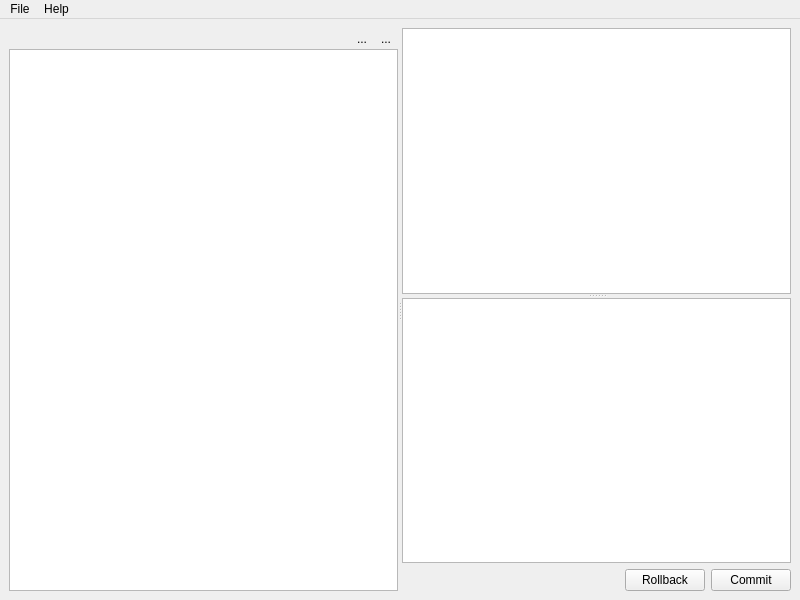
<?xml version="1.0" encoding="UTF-8"?>
<ui version="4.0">
 <class>main</class>
 <widget class="QMainWindow" name="main">
  <property name="geometry">
   <rect>
    <x>0</x>
    <y>0</y>
    <width>800</width>
    <height>600</height>
   </rect>
  </property>
  <property name="windowTitle">
   <string>SSH key manager</string>
  </property>
  <property name="windowIcon">
   <iconset>
    <normaloff>../../../icon.png</normaloff>../../../icon.png</iconset>
  </property>
  <widget class="QWidget" name="main_widget">
   <layout class="QVBoxLayout">
    <item>
     <widget class="QSplitter" name="main_splitter">
      <property name="sizePolicy">
       <sizepolicy hsizetype="Expanding" vsizetype="Expanding">
        <horstretch>0</horstretch>
        <verstretch>0</verstretch>
       </sizepolicy>
      </property>
      <property name="orientation">
       <enum>Qt::Horizontal</enum>
      </property>
      <widget class="QWidget" name="left_widget" native="true">
       <layout class="QVBoxLayout" name="verticalLayout">
        <property name="spacing">
         <number>0</number>
        </property>
        <property name="leftMargin">
         <number>0</number>
        </property>
        <property name="topMargin">
         <number>0</number>
        </property>
        <property name="rightMargin">
         <number>0</number>
        </property>
        <property name="bottomMargin">
         <number>0</number>
        </property>
        <item>
         <widget class="QWidget" name="widget_2" native="true">
          <layout class="QHBoxLayout" name="horizontalLayout_3">
           <property name="spacing">
            <number>0</number>
           </property>
           <property name="leftMargin">
            <number>0</number>
           </property>
           <property name="topMargin">
            <number>0</number>
           </property>
           <property name="rightMargin">
            <number>0</number>
           </property>
           <property name="bottomMargin">
            <number>0</number>
           </property>
           <item>
            <spacer name="key_button_spacer">
             <property name="orientation">
              <enum>Qt::Horizontal</enum>
             </property>
             <property name="sizeHint" stdset="0">
              <size>
               <width>40</width>
               <height>20</height>
              </size>
             </property>
            </spacer>
           </item>
           <item>
            <widget class="QToolButton" name="add_key_button">
             <property name="focusPolicy">
              <enum>Qt::NoFocus</enum>
             </property>
             <property name="text">
              <string>...</string>
             </property>
             <property name="icon">
              <iconset>
               <normaloff>media/icon/16x16/add.png</normaloff>media/icon/16x16/add.png</iconset>
             </property>
             <property name="autoRaise">
              <bool>true</bool>
             </property>
            </widget>
           </item>
           <item>
            <widget class="QToolButton" name="remove_key_button">
             <property name="focusPolicy">
              <enum>Qt::NoFocus</enum>
             </property>
             <property name="text">
              <string>...</string>
             </property>
             <property name="icon">
              <iconset>
               <normaloff>media/icon/16x16/remove.png</normaloff>media/icon/16x16/remove.png</iconset>
             </property>
             <property name="autoRaise">
              <bool>true</bool>
             </property>
            </widget>
           </item>
          </layout>
         </widget>
        </item>
        <item>
         <widget class="QListWidget" name="key_list"/>
        </item>
       </layout>
      </widget>
      <widget class="QWidget" name="right_widget" native="true">
       <layout class="QVBoxLayout" name="verticalLayout_2">
        <property name="leftMargin">
         <number>0</number>
        </property>
        <property name="topMargin">
         <number>0</number>
        </property>
        <property name="rightMargin">
         <number>0</number>
        </property>
        <property name="bottomMargin">
         <number>0</number>
        </property>
        <item>
         <widget class="QSplitter" name="splitter">
          <property name="orientation">
           <enum>Qt::Vertical</enum>
          </property>
          <widget class="QTextEdit" name="key_edit">
           <property name="sizePolicy">
            <sizepolicy hsizetype="Expanding" vsizetype="MinimumExpanding">
             <horstretch>0</horstretch>
             <verstretch>0</verstretch>
            </sizepolicy>
           </property>
           <property name="readOnly">
            <bool>true</bool>
           </property>
           <property name="acceptRichText">
            <bool>false</bool>
           </property>
          </widget>
          <widget class="QWidget" name="widget" native="true">
           <layout class="QHBoxLayout" name="horizontalLayout">
            <property name="leftMargin">
             <number>0</number>
            </property>
            <property name="topMargin">
             <number>0</number>
            </property>
            <property name="rightMargin">
             <number>0</number>
            </property>
            <property name="bottomMargin">
             <number>0</number>
            </property>
            <item>
             <widget class="QTreeWidget" name="server_tree">
              <property name="sizePolicy">
               <sizepolicy hsizetype="Expanding" vsizetype="Expanding">
                <horstretch>0</horstretch>
                <verstretch>1</verstretch>
               </sizepolicy>
              </property>
              <property name="headerHidden">
               <bool>true</bool>
              </property>
              <column>
               <property name="text">
                <string>Server</string>
               </property>
              </column>
             </widget>
            </item>
           </layout>
          </widget>
         </widget>
        </item>
        <item>
         <widget class="QWidget" name="button_widget" native="true">
          <layout class="QHBoxLayout" name="horizontalLayout_2">
           <property name="leftMargin">
            <number>0</number>
           </property>
           <property name="topMargin">
            <number>0</number>
           </property>
           <property name="rightMargin">
            <number>0</number>
           </property>
           <property name="bottomMargin">
            <number>0</number>
           </property>
           <item>
            <spacer name="button_spacer">
             <property name="orientation">
              <enum>Qt::Horizontal</enum>
             </property>
             <property name="sizeHint" stdset="0">
              <size>
               <width>40</width>
               <height>20</height>
              </size>
             </property>
            </spacer>
           </item>
           <item>
            <widget class="QPushButton" name="rollback_button">
             <property name="text">
              <string>Rollback</string>
             </property>
             <property name="icon">
              <iconset>
               <normaloff>media/icon/16x16/cancel.png</normaloff>media/icon/16x16/cancel.png</iconset>
             </property>
            </widget>
           </item>
           <item>
            <widget class="QPushButton" name="commit_button">
             <property name="text">
              <string>Commit</string>
             </property>
             <property name="icon">
              <iconset>
               <normaloff>media/icon/16x16/save.png</normaloff>media/icon/16x16/save.png</iconset>
             </property>
            </widget>
           </item>
          </layout>
         </widget>
        </item>
       </layout>
      </widget>
     </widget>
    </item>
   </layout>
  </widget>
  <widget class="QMenuBar" name="menuBar">
   <property name="geometry">
    <rect>
     <x>0</x>
     <y>0</y>
     <width>800</width>
     <height>25</height>
    </rect>
   </property>
   <widget class="QMenu" name="menuFile">
    <property name="title">
     <string>File</string>
    </property>
    <addaction name="action_import_key"/>
    <addaction name="separator"/>
    <addaction name="action_profiles"/>
    <addaction name="separator"/>
    <addaction name="action_exit"/>
   </widget>
   <widget class="QMenu" name="menuHelp">
    <property name="title">
     <string>Help</string>
    </property>
    <addaction name="action_about"/>
   </widget>
   <addaction name="menuFile"/>
   <addaction name="menuHelp"/>
  </widget>
  <action name="action_import_key">
   <property name="icon">
    <iconset>
     <normaloff>media/icon/16x16/add.png</normaloff>media/icon/16x16/add.png</iconset>
   </property>
   <property name="text">
    <string>Import &amp;Key...</string>
   </property>
  </action>
  <action name="action_exit">
   <property name="icon">
    <iconset>
     <normaloff>media/icon/16x16/door.png</normaloff>media/icon/16x16/door.png</iconset>
   </property>
   <property name="text">
    <string>E&amp;xit</string>
   </property>
  </action>
  <action name="action_profiles">
   <property name="text">
    <string>&amp;Profiles...</string>
   </property>
  </action>
  <action name="action_about">
   <property name="text">
    <string>About SSH key manager...</string>
   </property>
  </action>
 </widget>
 <resources/>
 <connections/>
</ui>
